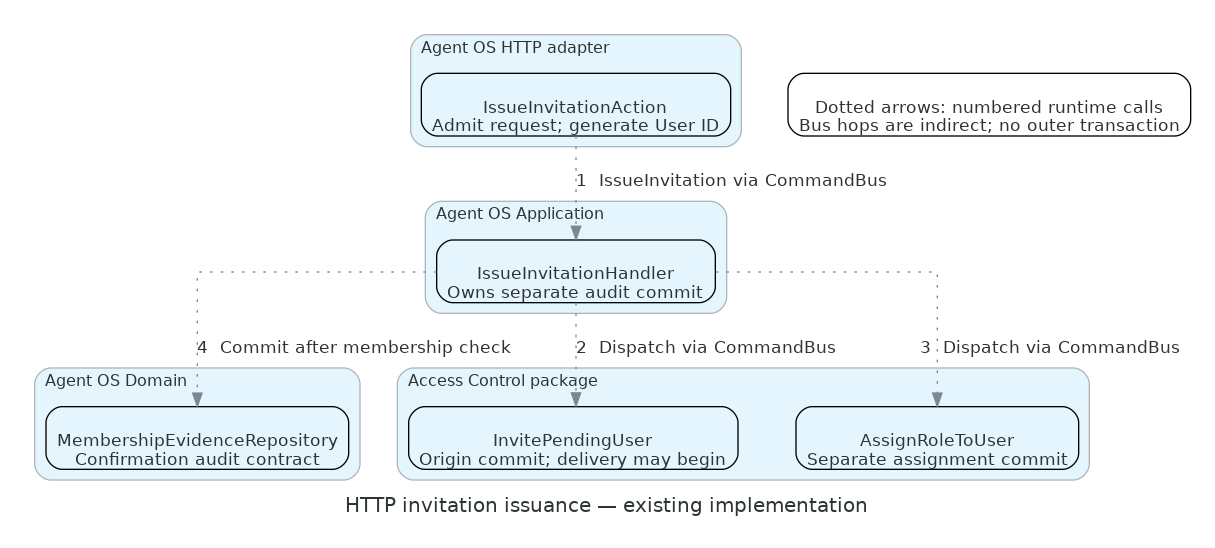

Recreate this plot in Python.
from pathlib import Path

from diagrams import Cluster, Diagram, Edge, Node


with Diagram(
    "HTTP invitation issuance — existing implementation",
    filename=str(Path(__file__).with_suffix("")),
    show=False,
    direction="TB",
    graph_attr={"fontname": "DejaVu Sans", "pad": "0.25"},
    node_attr={"fontname": "DejaVu Sans", "shape": "box", "fixedsize": "false", "height": "0.65"},
    edge_attr={"fontname": "DejaVu Sans"},
):
    with Cluster("Agent OS HTTP adapter"):
        action = Node("IssueInvitationAction\nAdmit request; generate User ID", nodeid="action")
    with Cluster("Agent OS Application"):
        handler = Node("IssueInvitationHandler\nOwns separate audit commit", nodeid="handler")
    with Cluster("Agent OS Domain"):
        evidence = Node("MembershipEvidenceRepository\nConfirmation audit contract", nodeid="audit")
    with Cluster("Access Control package"):
        origin = Node("InvitePendingUser\nOrigin commit; delivery may begin", nodeid="origin")
        assignment = Node("AssignRoleToUser\nSeparate assignment commit", nodeid="assignment")

    action >> Edge(label="1  IssueInvitation via CommandBus", style="dotted") >> handler
    handler >> Edge(label="2  Dispatch via CommandBus", style="dotted") >> origin
    handler >> Edge(label="3  Dispatch via CommandBus", style="dotted") >> assignment
    handler >> Edge(label="4  Commit after membership check", style="dotted") >> evidence
    Node("Dotted arrows: numbered runtime calls\nBus hops are indirect; no outer transaction", nodeid="legend")
